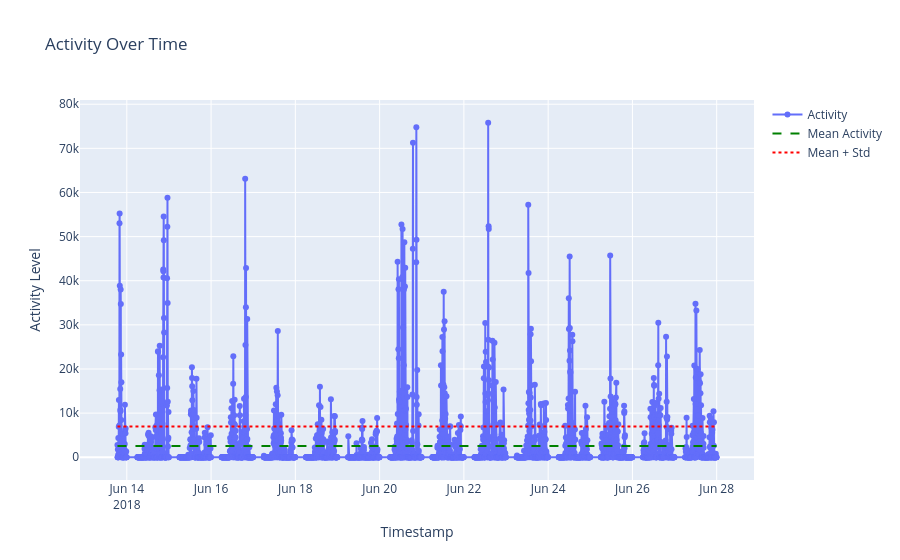

The notebook cell saved with this chart:
### Code cell
mean_activity = data_activity['Activity'].mean()
std_activity = data_activity['Activity'].std()
fig = go.Figure()
fig.add_trace(go.Scatter(x=data_activity.index, y=data_activity['Activity'], mode='lines + markers', name='Activity'))
fig.add_trace(go.Scatter(
    x=data_activity.index, 
    y=[mean_activity] * len(data_activity), 
    mode='lines', 
    name='Mean Activity',
    line=dict(dash='dash', color='green')
))
fig.add_trace(go.Scatter(
    x=data_activity.index, 
    y=[std_activity] * len(data_activity), 
    mode='lines', 
    name='Mean + Std',
    line=dict(dash='dot', color='red')
))
fig.update_layout(
    title="Activity Over Time",
    xaxis_title="Timestamp",
    yaxis_title="Activity Level",
)
fig.show()

### Figure 1 — Plotly figure (JSON) as saved in the notebook; plotly's stock layout.template omitted (floating-point values rounded to 4 significant figures; data arrays with more than 128 entries replaced by an {"elided": "..."} marker saying what was removed)
{"data": [{"mode": "lines+markers", "name": "Activity", "type": "scatter", "x": {"elided": "3088 str values"}, "y": {"elided": "3088 float values"}}, {"line": {"color": "green", "dash": "dash"}, "mode": "lines", "name": "Mean Activity", "type": "scatter", "x": {"elided": "3088 str values"}, "y": {"elided": "3088 float values"}}, {"line": {"color": "red", "dash": "dot"}, "mode": "lines", "name": "Mean + Std", "type": "scatter", "x": {"elided": "3088 str values"}, "y": {"elided": "3088 float values"}}], "layout": {"title": {"text": "Activity Over Time"}, "xaxis": {"title": {"text": "Timestamp"}}, "yaxis": {"title": {"text": "Activity Level"}}}}
